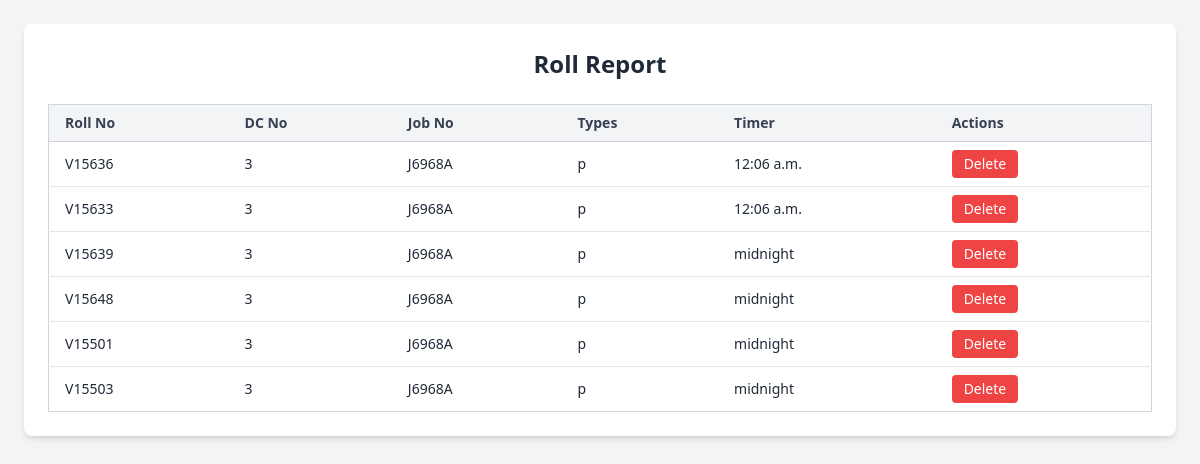
The page /roll/roll_report/ on the database its author committed.
### roll/models.py (models this page shows)
class master_final_mistake(models.Model):
    roll_no = models.CharField(max_length=50)
    machine_id = models.CharField(max_length=50)
    job_no = models.CharField(max_length=50)
    dc_no = models.CharField(max_length=50)
    lot_no = models.CharField(max_length=50)
    field_id = models.CharField(max_length=10)
    color = models.CharField(max_length=100, null=True , blank=True)
    types = models.CharField(max_length=50 , null=True , blank=True)
    timer =models.TimeField(null=True , blank=True)
    m1 = models.CharField(max_length=50 , null=True , blank=True)
    m2 = models.CharField(max_length=50 , null=True , blank=True)
    m3 = models.CharField(max_length=50 , null=True , blank=True)
    m4 = models.CharField(max_length=50 , null=True , blank=True)
    m5 = models.CharField(max_length=50 , null=True , blank=True)
    m6 = models.CharField(max_length=50 , null=True , blank=True)
    m7 = models.CharField(max_length=50 , null=True , blank=True)
    m8 = models.CharField(max_length=50 , null=True , blank=True)
    m9 = models.CharField(max_length=50 , null=True , blank=True)
    m10 = models.CharField(max_length=50 , null=True , blank=True)
    m11 = models.CharField(max_length=50 , null=True , blank=True)
    m12 = models.CharField(max_length=50 , null=True , blank=True)
    finish_dia = models.CharField(max_length=50 , null=True , blank=True)
    total_meters = models.CharField(max_length=50 , null=True , blank=True)
    act_gsm = models.CharField(max_length=50 , null=True , blank=True)
    remarks = models.CharField(max_length=200 , null=True , blank=True)
    date = models.DateField(auto_now_add=True)
    class Meta:
        db_table = 'master_final_mistake'

### roll/views.py (the view)
# urls.py: path('roll_report/', views.roll_report, name='roll_report'),
def roll_report(request):
    update = master_roll_update.objects.all()
    final =master_final_mistake.objects.all()
    return render(request, 'roll_report.html',{'update':update,'final':final})

### roll/context_processors.py (called while the page is built)
def break_times(request):
    now = datetime.now().time()
    breaks = BreakTime.objects.filter(is_active=True)
    for bt in breaks:
        if bt.start_time <= now <= bt.end_time:
            return {
                'break_start': bt.start_time.strftime('%H:%M:%S'),
                'break_end': bt.end_time.strftime('%H:%M:%S'),
                'in_break': True,
            }
    return {
        'break_start': '00:00:00',
        'break_end': '00:00:00',
        'in_break': False,
    }

### welcome/context_processors.py (called while the page is built)
def user_permissions(request):
    if request.user.is_authenticated:
        perm, _ = UserPermission.objects.get_or_create(user=request.user)
        return {'permission': perm}
    return {}

### roll/templates/roll_report.html (shortened to what this page needs)
<!DOCTYPE html>
<html lang="en">
<head>
    <script src="https://cdn.tailwindcss.com"></script>
</head>
<body class="bg-gray-100 p-6">
    <div class="max-w-6xl mx-auto bg-white shadow-md rounded-lg p-6">
        <h1 class="text-2xl font-bold mb-6 text-center text-gray-800">Roll Report</h1>
        <div class="overflow-x-auto">
            <table class="min-w-full divide-y divide-gray-300 border border-gray-300">
                <thead class="bg-gray-100">
                    <tr>
                        <th class="px-4 py-2 text-left text-sm font-semibold text-gray-700">Roll No</th>
                        <th class="px-4 py-2 text-left text-sm font-semibold text-gray-700">DC No</th>
                        <th class="px-4 py-2 text-left text-sm font-semibold text-gray-700">Job No</th>
                        <th class="px-4 py-2 text-left text-sm font-semibold text-gray-700">Types</th>
                        <th class="px-4 py-2 text-left text-sm font-semibold text-gray-700">Timer</th>
                        <th class="px-4 py-2 text-left text-sm font-semibold text-gray-700">Actions</th>
                    </tr>
                </thead>
                <tbody class="bg-white divide-y divide-gray-200">
                    {% for data in final %}
                    <tr class="hover:bg-gray-50">
                        <td class="px-4 py-2 text-sm text-gray-800">{{ data.roll_no }}</td>
                        <td class="px-4 py-2 text-sm text-gray-800">{{ data.machine_id }}</td>
                        <td class="px-4 py-2 text-sm text-gray-800">{{ data.job_no }}</td>
                        <td class="px-4 py-2 text-sm text-gray-800">{{ data.types }}</td>
                        <td class="px-4 py-2 text-sm text-gray-800">{{ data.timer }}</td>
                        <td class="px-4 py-2 text-sm">
                            <form method="POST" action="{% url 'delete_roll' %}" class="inline">
                                <button type="submit" class="bg-red-500 hover:bg-red-600 text-white px-3 py-1 rounded text-sm">
                                    Delete
                                </button>
                            </form>
                        </td>
                    </tr>
                    {% empty %}
                    <tr>
                        <td colspan="6" class="text-center text-gray-500 py-4">No data found.</td>
                    </tr>
                    {% endfor %}
                </tbody>
            </table>
        </div>
    </div>
</body>
</html>

### rows shown on the page
master_final_mistake: roll_no "V15636", machine_id "3", job_no "J6968A", types "p", timer "12:06 a.m."
master_final_mistake: roll_no "V15633", machine_id "3", job_no "J6968A", types "p", timer "12:06 a.m."
master_final_mistake: roll_no "V15639", machine_id "3", job_no "J6968A", types "p", timer "midnight"
master_final_mistake: roll_no "V15648", machine_id "3", job_no "J6968A", types "p", timer "midnight"
master_final_mistake: roll_no "V15501", machine_id "3", job_no "J6968A", types "p", timer "midnight"
master_final_mistake: roll_no "V15503", machine_id "3", job_no "J6968A", types "p", timer "midnight"
